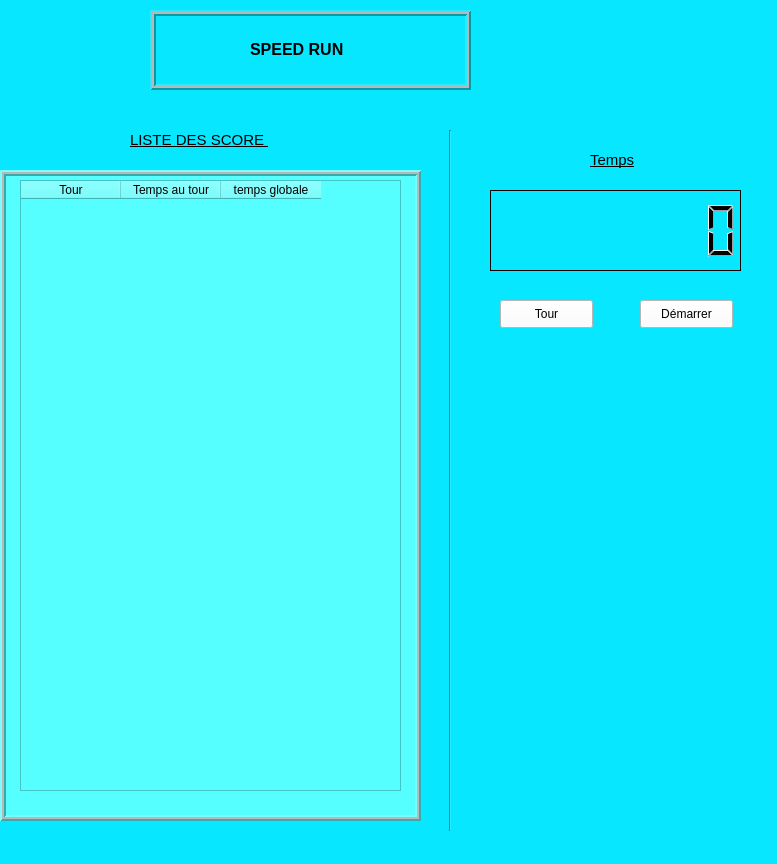
<?xml version="1.0" encoding="UTF-8"?>
<ui version="4.0">
 <class>Form</class>
 <widget class="QWidget" name="Form">
  <property name="geometry">
   <rect>
    <x>0</x>
    <y>0</y>
    <width>777</width>
    <height>864</height>
   </rect>
  </property>
  <property name="windowTitle">
   <string>Form</string>
  </property>
  <property name="styleSheet">
   <string notr="true">background-color: rgb(7, 231, 255);</string>
  </property>
  <widget class="QFrame" name="frame">
   <property name="geometry">
    <rect>
     <x>150</x>
     <y>10</y>
     <width>321</width>
     <height>80</height>
    </rect>
   </property>
   <property name="cursor">
    <cursorShape>ArrowCursor</cursorShape>
   </property>
   <property name="frameShape">
    <enum>QFrame::Box</enum>
   </property>
   <property name="frameShadow">
    <enum>QFrame::Raised</enum>
   </property>
   <property name="lineWidth">
    <number>2</number>
   </property>
   <property name="midLineWidth">
    <number>2</number>
   </property>
   <widget class="QLabel" name="label">
    <property name="geometry">
     <rect>
      <x>100</x>
      <y>30</y>
      <width>161</width>
      <height>20</height>
     </rect>
    </property>
    <property name="text">
     <string>&lt;html&gt;&lt;head/&gt;&lt;body&gt;&lt;p&gt;&lt;span style=&quot; font-size:12pt; font-weight:600;&quot;&gt;SPEED RUN &lt;/span&gt;&lt;/p&gt;&lt;/body&gt;&lt;/html&gt;</string>
    </property>
   </widget>
  </widget>
  <widget class="QFrame" name="frame_2">
   <property name="geometry">
    <rect>
     <x>0</x>
     <y>170</y>
     <width>421</width>
     <height>651</height>
    </rect>
   </property>
   <property name="styleSheet">
    <string notr="true">
background-color: rgb(85, 255, 255);</string>
   </property>
   <property name="frameShape">
    <enum>QFrame::Box</enum>
   </property>
   <property name="frameShadow">
    <enum>QFrame::Raised</enum>
   </property>
   <property name="lineWidth">
    <number>2</number>
   </property>
   <property name="midLineWidth">
    <number>2</number>
   </property>
   <widget class="QTableWidget" name="liste">
    <property name="geometry">
     <rect>
      <x>20</x>
      <y>10</y>
      <width>381</width>
      <height>611</height>
     </rect>
    </property>
    <property name="minimumSize">
     <size>
      <width>381</width>
      <height>0</height>
     </size>
    </property>
    <column>
     <property name="text">
      <string>Tour</string>
     </property>
    </column>
    <column>
     <property name="text">
      <string>Temps au tour</string>
     </property>
    </column>
    <column>
     <property name="text">
      <string>temps globale</string>
     </property>
    </column>
   </widget>
  </widget>
  <widget class="QLabel" name="label_2">
   <property name="geometry">
    <rect>
     <x>130</x>
     <y>120</y>
     <width>161</width>
     <height>41</height>
    </rect>
   </property>
   <property name="text">
    <string>&lt;html&gt;&lt;head/&gt;&lt;body&gt;&lt;p&gt;&lt;span style=&quot; font-size:11pt; text-decoration: underline;&quot;&gt;LISTE DES SCORE &lt;/span&gt;&lt;/p&gt;&lt;/body&gt;&lt;/html&gt;</string>
   </property>
  </widget>
  <widget class="Line" name="line">
   <property name="geometry">
    <rect>
     <x>440</x>
     <y>130</y>
     <width>20</width>
     <height>701</height>
    </rect>
   </property>
   <property name="orientation">
    <enum>Qt::Vertical</enum>
   </property>
  </widget>
  <widget class="QPushButton" name="pushButton_tour">
   <property name="geometry">
    <rect>
     <x>500</x>
     <y>300</y>
     <width>93</width>
     <height>28</height>
    </rect>
   </property>
   <property name="styleSheet">
    <string notr="true">background-color: rgb(255, 255, 255);</string>
   </property>
   <property name="text">
    <string>Tour</string>
   </property>
  </widget>
  <widget class="QPushButton" name="pushButton_demarer">
   <property name="geometry">
    <rect>
     <x>640</x>
     <y>300</y>
     <width>93</width>
     <height>28</height>
    </rect>
   </property>
   <property name="styleSheet">
    <string notr="true">background-color: rgb(255, 255, 255);</string>
   </property>
   <property name="text">
    <string>Démarrer</string>
   </property>
  </widget>
  <widget class="QLabel" name="label_3">
   <property name="geometry">
    <rect>
     <x>590</x>
     <y>140</y>
     <width>61</width>
     <height>41</height>
    </rect>
   </property>
   <property name="text">
    <string>&lt;html&gt;&lt;head/&gt;&lt;body&gt;&lt;p&gt;&lt;span style=&quot; font-size:11pt; text-decoration: underline;&quot;&gt;Temps&lt;/span&gt;&lt;/p&gt;&lt;/body&gt;&lt;/html&gt;</string>
   </property>
  </widget>
  <widget class="QLCDNumber" name="compteur">
   <property name="geometry">
    <rect>
     <x>490</x>
     <y>190</y>
     <width>251</width>
     <height>81</height>
    </rect>
   </property>
   <property name="frameShadow">
    <enum>QFrame::Plain</enum>
   </property>
   <property name="digitCount">
    <number>8</number>
   </property>
   <property name="segmentStyle">
    <enum>QLCDNumber::Filled</enum>
   </property>
  </widget>
 </widget>
 <resources/>
 <connections/>
</ui>
